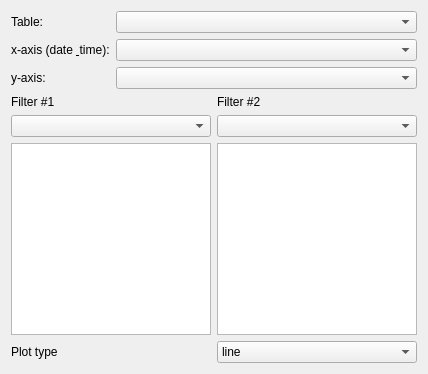
            <widget class="QWidget" name="tab_1">
             <attribute name="title">
              <string>Tab 1</string>
             </attribute>
             <layout class="QGridLayout" name="gridLayout_7">
              <item row="0" column="0">
               <layout class="QGridLayout" name="gridLayout_2">
                <item row="0" column="0">
                 <widget class="QLabel" name="table_QLabel">
                  <property name="sizePolicy">
                   <sizepolicy hsizetype="Preferred" vsizetype="Fixed">
                    <horstretch>0</horstretch>
                    <verstretch>0</verstretch>
                   </sizepolicy>
                  </property>
                  <property name="minimumSize">
                   <size>
                    <width>92</width>
                    <height>0</height>
                   </size>
                  </property>
                  <property name="font">
                   <font>
                    <pointsize>9</pointsize>
                   </font>
                  </property>
                  <property name="text">
                   <string>Table:</string>
                  </property>
                  <property name="buddy">
                   <cstring>table_ComboBox_1</cstring>
                  </property>
                 </widget>
                </item>
                <item row="1" column="0">
                 <widget class="QLabel" name="xcol_QLabel">
                  <property name="sizePolicy">
                   <sizepolicy hsizetype="Preferred" vsizetype="Fixed">
                    <horstretch>0</horstretch>
                    <verstretch>0</verstretch>
                   </sizepolicy>
                  </property>
                  <property name="minimumSize">
                   <size>
                    <width>92</width>
                    <height>0</height>
                   </size>
                  </property>
                  <property name="font">
                   <font>
                    <pointsize>9</pointsize>
                   </font>
                  </property>
                  <property name="text">
                   <string>x-axis (date &amp; time):</string>
                  </property>
                  <property name="buddy">
                   <cstring>table_ComboBox_1</cstring>
                  </property>
                 </widget>
                </item>
                <item row="1" column="1">
                 <widget class="QComboBox" name="xcol_ComboBox_1">
                  <property name="sizePolicy">
                   <sizepolicy hsizetype="Expanding" vsizetype="Fixed">
                    <horstretch>0</horstretch>
                    <verstretch>0</verstretch>
                   </sizepolicy>
                  </property>
                  <property name="minimumSize">
                   <size>
                    <width>87</width>
                    <height>0</height>
                   </size>
                  </property>
                  <property name="maximumSize">
                   <size>
                    <width>20000</width>
                    <height>16777215</height>
                   </size>
                  </property>
                  <property name="font">
                   <font>
                    <pointsize>9</pointsize>
                   </font>
                  </property>
                 </widget>
                </item>
                <item row="2" column="0">
                 <widget class="QLabel" name="ycol_QLabel">
                  <property name="sizePolicy">
                   <sizepolicy hsizetype="Preferred" vsizetype="Fixed">
                    <horstretch>0</horstretch>
                    <verstretch>0</verstretch>
                   </sizepolicy>
                  </property>
                  <property name="minimumSize">
                   <size>
                    <width>92</width>
                    <height>0</height>
                   </size>
                  </property>
                  <property name="font">
                   <font>
                    <pointsize>9</pointsize>
                   </font>
                  </property>
                  <property name="text">
                   <string>y-axis:</string>
                  </property>
                  <property name="buddy">
                   <cstring>table_ComboBox_1</cstring>
                  </property>
                 </widget>
                </item>
                <item row="2" column="1">
                 <widget class="QComboBox" name="ycol_ComboBox_1">
                  <property name="sizePolicy">
                   <sizepolicy hsizetype="Expanding" vsizetype="Fixed">
                    <horstretch>0</horstretch>
                    <verstretch>0</verstretch>
                   </sizepolicy>
                  </property>
                  <property name="minimumSize">
                   <size>
                    <width>87</width>
                    <height>0</height>
                   </size>
                  </property>
                  <property name="maximumSize">
                   <size>
                    <width>2000</width>
                    <height>16777215</height>
                   </size>
                  </property>
                  <property name="font">
                   <font>
                    <pointsize>9</pointsize>
                   </font>
                  </property>
                 </widget>
                </item>
                <item row="0" column="1">
                 <widget class="QComboBox" name="table_ComboBox_1">
                  <property name="sizePolicy">
                   <sizepolicy hsizetype="Expanding" vsizetype="Fixed">
                    <horstretch>0</horstretch>
                    <verstretch>0</verstretch>
                   </sizepolicy>
                  </property>
                  <property name="minimumSize">
                   <size>
                    <width>87</width>
                    <height>0</height>
                   </size>
                  </property>
                  <property name="maximumSize">
                   <size>
                    <width>20000</width>
                    <height>16777215</height>
                   </size>
                  </property>
                  <property name="font">
                   <font>
                    <pointsize>9</pointsize>
                   </font>
                  </property>
                 </widget>
                </item>
               </layout>
              </item>
              <item row="1" column="0">
               <layout class="QGridLayout" name="gridLayout_3">
                <item row="0" column="0">
                 <widget class="QLabel" name="Filter1_QLabel">
                  <property name="enabled">
                   <bool>true</bool>
                  </property>
                  <property name="sizePolicy">
                   <sizepolicy hsizetype="Expanding" vsizetype="Fixed">
                    <horstretch>0</horstretch>
                    <verstretch>0</verstretch>
                   </sizepolicy>
                  </property>
                  <property name="minimumSize">
                   <size>
                    <width>89</width>
                    <height>0</height>
                   </size>
                  </property>
                  <property name="maximumSize">
                   <size>
                    <width>200</width>
                    <height>16777215</height>
                   </size>
                  </property>
                  <property name="font">
                   <font>
                    <pointsize>9</pointsize>
                   </font>
                  </property>
                  <property name="text">
                   <string>Filter #1</string>
                  </property>
                  <property name="buddy">
                   <cstring>Filter1_ComboBox_1</cstring>
                  </property>
                 </widget>
                </item>
                <item row="0" column="1">
                 <widget class="QLabel" name="Filter2_QLabel">
                  <property name="enabled">
                   <bool>true</bool>
                  </property>
                  <property name="sizePolicy">
                   <sizepolicy hsizetype="Expanding" vsizetype="Fixed">
                    <horstretch>0</horstretch>
                    <verstretch>0</verstretch>
                   </sizepolicy>
                  </property>
                  <property name="minimumSize">
                   <size>
                    <width>90</width>
                    <height>0</height>
                   </size>
                  </property>
                  <property name="maximumSize">
                   <size>
                    <width>200</width>
                    <height>16777215</height>
                   </size>
                  </property>
                  <property name="font">
                   <font>
                    <pointsize>9</pointsize>
                   </font>
                  </property>
                  <property name="text">
                   <string>Filter #2</string>
                  </property>
                  <property name="buddy">
                   <cstring>Filter1_ComboBox_1</cstring>
                  </property>
                 </widget>
                </item>
                <item row="1" column="0">
                 <widget class="QComboBox" name="Filter1_ComboBox_1">
                  <property name="sizePolicy">
                   <sizepolicy hsizetype="Preferred" vsizetype="Fixed">
                    <horstretch>0</horstretch>
                    <verstretch>0</verstretch>
                   </sizepolicy>
                  </property>
                  <property name="minimumSize">
                   <size>
                    <width>89</width>
                    <height>0</height>
                   </size>
                  </property>
                  <property name="maximumSize">
                   <size>
                    <width>200</width>
                    <height>16777215</height>
                   </size>
                  </property>
                  <property name="font">
                   <font>
                    <pointsize>9</pointsize>
                   </font>
                  </property>
                 </widget>
                </item>
                <item row="1" column="1">
                 <widget class="QComboBox" name="Filter2_ComboBox_1">
                  <property name="sizePolicy">
                   <sizepolicy hsizetype="Preferred" vsizetype="Fixed">
                    <horstretch>0</horstretch>
                    <verstretch>0</verstretch>
                   </sizepolicy>
                  </property>
                  <property name="minimumSize">
                   <size>
                    <width>90</width>
                    <height>0</height>
                   </size>
                  </property>
                  <property name="maximumSize">
                   <size>
                    <width>200</width>
                    <height>16777215</height>
                   </size>
                  </property>
                  <property name="font">
                   <font>
                    <pointsize>9</pointsize>
                   </font>
                  </property>
                 </widget>
                </item>
                <item row="2" column="0">
                 <widget class="QListWidget" name="Filter1_QListWidget_1">
                  <property name="minimumSize">
                   <size>
                    <width>89</width>
                    <height>60</height>
                   </size>
                  </property>
                  <property name="maximumSize">
                   <size>
                    <width>200</width>
                    <height>16777215</height>
                   </size>
                  </property>
                  <property name="font">
                   <font>
                    <pointsize>9</pointsize>
                   </font>
                  </property>
                  <property name="selectionMode">
                   <enum>QAbstractItemView::ExtendedSelection</enum>
                  </property>
                 </widget>
                </item>
                <item row="2" column="1">
                 <widget class="QListWidget" name="Filter2_QListWidget_1">
                  <property name="minimumSize">
                   <size>
                    <width>90</width>
                    <height>60</height>
                   </size>
                  </property>
                  <property name="maximumSize">
                   <size>
                    <width>200</width>
                    <height>16777215</height>
                   </size>
                  </property>
                  <property name="font">
                   <font>
                    <pointsize>9</pointsize>
                   </font>
                  </property>
                  <property name="selectionMode">
                   <enum>QAbstractItemView::ExtendedSelection</enum>
                  </property>
                 </widget>
                </item>
               </layout>
              </item>
              <item row="2" column="0">
               <layout class="QHBoxLayout" name="horizontalLayout_4">
                <item>
                 <widget class="QLabel" name="label_7">
                  <property name="font">
                   <font>
                    <pointsize>9</pointsize>
                   </font>
                  </property>
                  <property name="text">
                   <string>Plot type</string>
                  </property>
                 </widget>
                </item>
                <item>
                 <widget class="QComboBox" name="PlotType_comboBox_1">
                  <property name="font">
                   <font>
                    <pointsize>9</pointsize>
                   </font>
                  </property>
                  <item>
                   <property name="text">
                    <string>line</string>
                   </property>
                  </item>
                  <item>
                   <property name="text">
                    <string>line and marker</string>
                   </property>
                  </item>
                  <item>
                   <property name="text">
                    <string>line and cross</string>
                   </property>
                  </item>
                  <item>
                   <property name="text">
                    <string>marker</string>
                   </property>
                  </item>
                  <item>
                   <property name="text">
                    <string>step-pre</string>
                   </property>
                  </item>
                  <item>
                   <property name="text">
                    <string>step-post</string>
                   </property>
                  </item>
                 </widget>
                </item>
               </layout>
              </item>
             </layout>
            </widget>
